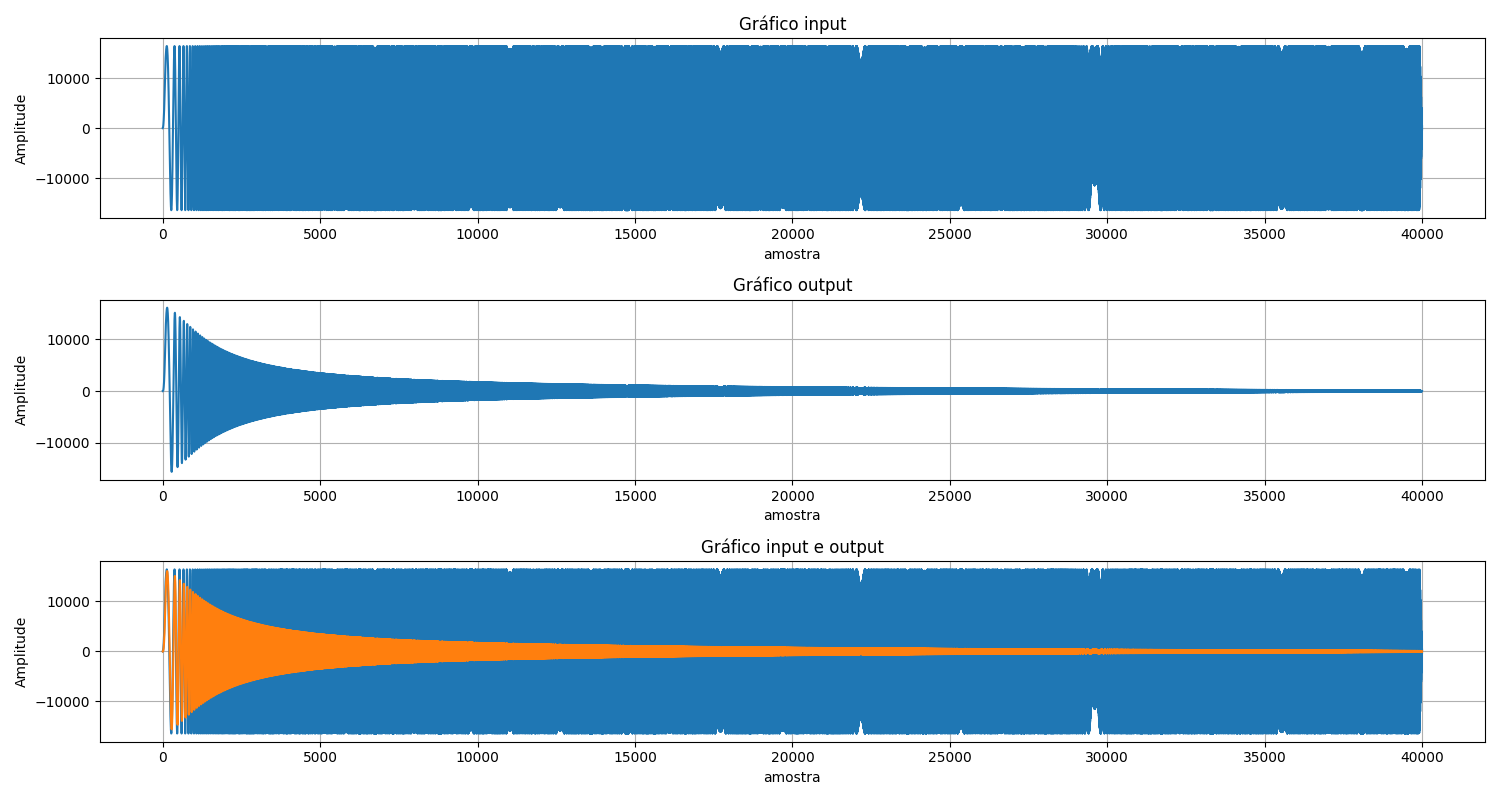

This chart was generated by the following Python code:
import numpy as np
import matplotlib.pyplot as matp
from matplotlib import patches
from matplotlib.pyplot import axvline, axhline
from collections import defaultdict
from zplane import zplane

# Pega valores do usuario
Fs = float(input("Fs: "))
fc = float(input("Fc: "))

wc = 2*np.pi*fc
Fl = 2*Fs

a = wc/(Fl+wc)
b = (wc-Fl)/(Fl+wc)

print("a: ",a)
print("b: ",b)

prev_entrada = 0
prev_saida = 0

# Le o arquivo
with open ("Sweep10_3600.pcm", "rb") as input_f:   
    buf = input_f.read ()
    data = np.frombuffer (buf, dtype = 'int16') 

# Cria o vetor de saida zerado
output_data = np.zeros_like(data, dtype="int16")

# Aplica o filtro
for i in range(len(data)):

    y = 0
    input = data[i]
    # Calcula o valor na saida
    y = a*input + a*prev_entrada - b*prev_saida

    # Deslocamento
    prev_saida = y
    prev_entrada = input
    output_data[i] = y

# Escreve no arquivo
with open ("sai_sweep_mm_4.pcm", "wb") as output:    
    for x in output_data:
        output.write(x)
output.close()

#Zero = wcz + wc
#Polo = Flz + wcz + wc - Fl
zero = np.array([0, wc, wc])
polo = np.array([0,(Fl+wc),(wc-Fl)])

z = np.roots(zero)
p = np.roots(polo)
print(z,p)
zplane(zero,polo)

# Nome e tamanho da janela a ser aberta
matp.figure(u"Gráfico da transformada Z",figsize=(15,8))

# Plota os gráficos
matp.subplot(311)
matp.title(u"Gráfico input")
matp.xlabel("amostra")
matp.ylabel("Amplitude")
matp.grid(1)
matp.plot(data)

matp.subplot(312)
matp.title(u"Gráfico output")
matp.xlabel("amostra")
matp.ylabel("Amplitude")
matp.grid(1)
matp.plot(output_data)

matp.subplot(313)
matp.title(u"Gráfico input e output")
matp.xlabel("amostra")
matp.ylabel("Amplitude")
matp.grid(1)
matp.plot(data)
matp.plot(output_data)

# Ajusta as posições dos gráficos 
matp.tight_layout()

# Salva os graficos
matp.savefig("Filtro_PB.png", format="png")

# Mostra os gráficos
matp.show()